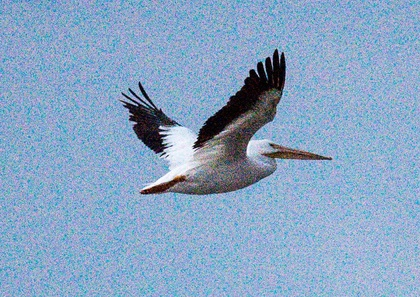
%> input picture edge detection/seagull.jpg, 420 x 297 px, shrunk from 1225 x 865 before the run
$ octave kuwahara_edge.m   (GNU Octave 9; MATLAB toolbox functions it lacks are replaced by stand-ins)
%> lines starting %> are read from the running program, lines starting %| are printed output that depends on the picture
### edge detection/kuwaharafilt.m
function J = kuwaharafilt(I, varargin)
%KUWAHARAFILT Kuwahara filtering of images
%
%  J = kuwaharafilt(I) filters image I with 5x5 window
%
%  J = kuwaharafilt(I, r) filters image I with specific filter size.
%  `r` specify the window radius (please see below). This value must be an
%  even number greater than 0.
%
%    Case 1                             Case 2
%    ------                             ------
%    r = 2                              r = 4
%    ( a  a  ab   b  b)                 ( a  a  a  a  ab   b  b  b  b)
%    ( a  a  ab   b  b)                 ( a  a  a  a  ab   b  b  b  b)
%    (ac ac abcd bd bd)                 ( a  a  a  a  ab   b  b  b  b)
%    ( c  c  cd   d  d)                 ( a  a  a  a  ab   b  b  b  b)
%    ( c  c  cd   d  d)                 (ac ac ac ac abcd bd bd bd bd)
%                                       ( c  c  c  c  cd   d  d  d  d)
%    window size: 5x5                   ( c  c  c  c  cd   d  d  d  d)
%    sub-window size: 3x3               ( c  c  c  c  cd   d  d  d  d)
%                                       ( c  c  c  c  cd   d  d  d  d)
%
%                                       window size: 9x9
%                                       sub-window size: 5x5
%
%  Note
%  ----
%    - `variances` contains the sum of variances for each image channel,
%    not the mean.
%    - Variance is calculated by the mean of the square minus the square of
%    the mean.
%
options = parseInputs(I, varargin{:});

r = options.FilterRadius;
swr = r / 2;        % sub-window radius
sws = 2 * swr + 1;  % sub-window size
sz = [size(I) 1];
paddedImage = padarray(double(I), [r r], 'replicate', 'both');

% calculate mean and variance using the integral image method
means = zeros([sz(1:2)+2*swr sz(3)]);
variances = zeros(sz(1:2)+2*swr);
for ch = 1:sz(3)
    iInt1 = integralImage(paddedImage(:, :, ch));
    iInt2 = integralImage(paddedImage(:, :, ch).^2);
    means(:, :, ch) = integralBoxFilter(iInt1, [sws sws]);
    variances = variances...
        + integralBoxFilter(iInt2, [sws sws]) - means(:, :, ch).^2;
end

% rearrange sub-window variances into the 3rd dimension.
vars3D = cat(3,...
    variances(1:sz(1), 1:sz(2)),... a
    variances(1:sz(1), sws:end),... b
    variances(sws:end, 1:sz(2)),... c
    variances(sws:end, sws:end)); % d

% find sub-window that has min variance
[~, minSub] = min(vars3D, [], 3);

% arrange lookup indices
[x, y] = meshgrid((1:sz(2))+swr, (1:sz(1))+swr);
subwinOffsets = [-1 1]*swr + [-1; 1]*swr*(sz(1)+2*swr);
lookupIndices = y + (x-1)*(sz(1)+2*swr) + subwinOffsets(minSub);
channelOffsets = (0:sz(3)-1) * prod(sz(1:2)+2*swr);
lookupIndices = lookupIndices + reshape(channelOffsets, [1 1 sz(3)]);

J = cast(means(lookupIndices), 'like', I);

end

function options = parseInputs(I, varargin)

narginchk(1, 2);

validateImage(I);

options = struct('FilterRadius', 2);
if nargin == 2
    options.FilterRadius = varargin{1};
    validateFilterRadius(varargin{1});
end

end

function validateImage(I)

supportedTypes = {...
    'uint8', 'uint16', 'uint32',...
    'int8', 'int16', 'int32', ...
    'single', 'double'};
supportedAttributes = {'real', 'nonsparse'};
validateattributes(I, supportedTypes, supportedAttributes, mfilename, 'I');

end

function validateFilterRadius(r)

if r < 2 || mod(r, 2) ~= 0
    error('`r` must be an even number greater than 0 (got %d)', r);
end

end

### edge detection/kuwahara_edge.m
clear all; close all;

tic

%% Kuwahara
I = imread('seagull.jpg');
%> I is the input picture: size 297x420x3 uint8; mean R, G, B 135.9, 164.8, 195.7

radiuses = 2;%subwindow:17X17
             %neighbourhoods:9X9


r = radiuses;
J = kuwaharafilt(I, r);
%> in parseInputs, `options.FilterRadius = varargin{1};`: options.FilterRadius = 2
%> in kuwaharafilt, `options = parseInputs(I, varargin{:});`: options = {FilterRadius 2}
%> in kuwaharafilt, `r = options.FilterRadius;`: r = 2
%> in kuwaharafilt, `swr = r / 2;`: swr = 1
%> in kuwaharafilt, `sws = 2 * swr + 1;`: sws = 3
%> in kuwaharafilt, `paddedImage = padarray(double(I), [r r], 'replicate', 'both');`:
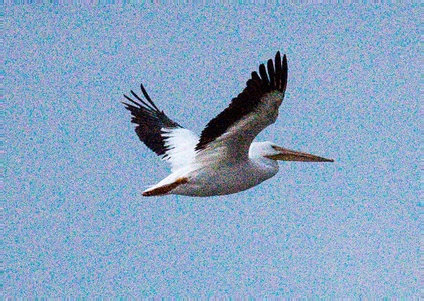
%> paddedImage: size 301x424x3 double; mean R, G, B 135.9, 165, 196
%> in kuwaharafilt, `means = zeros([sz(1:2)+2*swr sz(3)]);`: means: size 299x422x3 double; every value is 0
%> in kuwaharafilt, `variances = zeros(sz(1:2)+2*swr);`: variances: size 299x422 double; every value is 0
%> the loop in kuwaharafilt, `for ch = 1:sz(3)` made 1 pass
%> pass 1, in kuwaharafilt, `iInt1 = integralImage(paddedImage(:, :, ch));`:
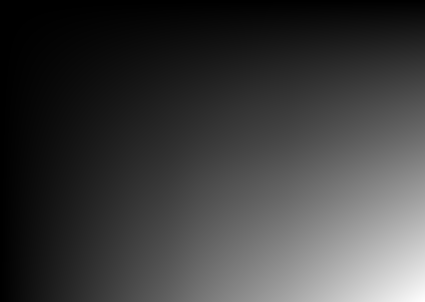
%> iInt1: size 302x425 double; min 0, max 17345672, mean 4200825.2; drawn with min black and max white
%> the run ends on the next line
